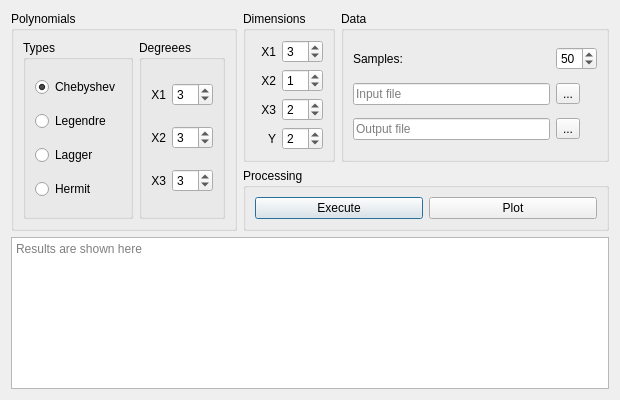
<?xml version="1.0" encoding="UTF-8"?>
<ui version="4.0">
 <class>Form</class>
 <widget class="QWidget" name="Form">
  <property name="geometry">
   <rect>
    <x>0</x>
    <y>0</y>
    <width>620</width>
    <height>400</height>
   </rect>
  </property>
  <property name="windowTitle">
   <string>Form1</string>
  </property>
  <layout class="QGridLayout" name="gridLayout_2">
   <item row="0" column="1">
    <widget class="QGroupBox" name="groupBox_2">
     <property name="sizePolicy">
      <sizepolicy hsizetype="Fixed" vsizetype="Preferred">
       <horstretch>0</horstretch>
       <verstretch>0</verstretch>
      </sizepolicy>
     </property>
     <property name="title">
      <string>Dimensions</string>
     </property>
     <layout class="QGridLayout" name="gridLayout_3">
      <item row="2" column="0">
       <widget class="QLabel" name="label_4">
        <property name="text">
         <string>X3</string>
        </property>
        <property name="alignment">
         <set>Qt::AlignRight|Qt::AlignTrailing|Qt::AlignVCenter</set>
        </property>
       </widget>
      </item>
      <item row="0" column="1">
       <widget class="QSpinBox" name="x1_dim">
        <property name="value">
         <number>3</number>
        </property>
       </widget>
      </item>
      <item row="0" column="0">
       <widget class="QLabel" name="label_2">
        <property name="text">
         <string>X1</string>
        </property>
        <property name="alignment">
         <set>Qt::AlignRight|Qt::AlignTrailing|Qt::AlignVCenter</set>
        </property>
       </widget>
      </item>
      <item row="3" column="1">
       <widget class="QSpinBox" name="y_dim">
        <property name="value">
         <number>2</number>
        </property>
       </widget>
      </item>
      <item row="1" column="0">
       <widget class="QLabel" name="label_3">
        <property name="text">
         <string>X2</string>
        </property>
        <property name="alignment">
         <set>Qt::AlignRight|Qt::AlignTrailing|Qt::AlignVCenter</set>
        </property>
       </widget>
      </item>
      <item row="3" column="0">
       <widget class="QLabel" name="label_5">
        <property name="text">
         <string>Y</string>
        </property>
        <property name="alignment">
         <set>Qt::AlignRight|Qt::AlignTrailing|Qt::AlignVCenter</set>
        </property>
       </widget>
      </item>
      <item row="1" column="1">
       <widget class="QSpinBox" name="x2_dim">
        <property name="value">
         <number>1</number>
        </property>
       </widget>
      </item>
      <item row="2" column="1">
       <widget class="QSpinBox" name="x3_dim">
        <property name="value">
         <number>2</number>
        </property>
       </widget>
      </item>
     </layout>
    </widget>
   </item>
   <item row="2" column="0" colspan="3">
    <widget class="QTextBrowser" name="results_field">
     <property name="readOnly">
      <bool>true</bool>
     </property>
     <property name="placeholderText">
      <string>Results are shown here</string>
     </property>
    </widget>
   </item>
   <item row="0" column="2">
    <widget class="QGroupBox" name="groupBox">
     <property name="title">
      <string>Data</string>
     </property>
     <layout class="QGridLayout" name="gridLayout_5">
      <item row="0" column="0">
       <widget class="QLabel" name="label">
        <property name="text">
         <string>Samples:</string>
        </property>
       </widget>
      </item>
      <item row="0" column="1">
       <widget class="QSpinBox" name="sample_spin">
        <property name="value">
         <number>50</number>
        </property>
       </widget>
      </item>
      <item row="1" column="0">
       <widget class="QLineEdit" name="line_input">
        <property name="placeholderText">
         <string>Input file</string>
        </property>
       </widget>
      </item>
      <item row="1" column="1">
       <widget class="QToolButton" name="select_input">
        <property name="text">
         <string>...</string>
        </property>
       </widget>
      </item>
      <item row="2" column="0">
       <widget class="QLineEdit" name="line_output">
        <property name="placeholderText">
         <string>Output file</string>
        </property>
       </widget>
      </item>
      <item row="2" column="1">
       <widget class="QToolButton" name="select_output">
        <property name="text">
         <string>...</string>
        </property>
       </widget>
      </item>
     </layout>
    </widget>
   </item>
   <item row="1" column="1" colspan="2">
    <widget class="QGroupBox" name="groupBox_6">
     <property name="title">
      <string>Processing</string>
     </property>
     <layout class="QHBoxLayout" name="horizontalLayout_2">
      <item>
       <widget class="QPushButton" name="exec_button">
        <property name="text">
         <string>Execute</string>
        </property>
        <property name="default">
         <bool>true</bool>
        </property>
        <property name="flat">
         <bool>false</bool>
        </property>
       </widget>
      </item>
      <item>
       <widget class="QPushButton" name="plot_button">
        <property name="text">
         <string>Plot</string>
        </property>
       </widget>
      </item>
     </layout>
    </widget>
   </item>
   <item row="0" column="0" rowspan="2">
    <widget class="QGroupBox" name="groupBox_5">
     <property name="title">
      <string>Polynomials</string>
     </property>
     <layout class="QHBoxLayout" name="horizontalLayout">
      <item>
       <widget class="QGroupBox" name="groupBox_3">
        <property name="title">
         <string>Types</string>
        </property>
        <layout class="QVBoxLayout" name="verticalLayout">
         <item>
          <widget class="QRadioButton" name="radio_cheb">
           <property name="text">
            <string>Chebyshev</string>
           </property>
           <property name="checked">
            <bool>true</bool>
           </property>
          </widget>
         </item>
         <item>
          <widget class="QRadioButton" name="radio_legend">
           <property name="text">
            <string>Legendre</string>
           </property>
          </widget>
         </item>
         <item>
          <widget class="QRadioButton" name="radio_lagg">
           <property name="text">
            <string>Lagger</string>
           </property>
          </widget>
         </item>
         <item>
          <widget class="QRadioButton" name="radio_herm">
           <property name="text">
            <string>Hermit</string>
           </property>
          </widget>
         </item>
        </layout>
       </widget>
      </item>
      <item>
       <widget class="QGroupBox" name="groupBox_4">
        <property name="title">
         <string>Degreees</string>
        </property>
        <layout class="QGridLayout" name="gridLayout_4">
         <item row="0" column="0">
          <widget class="QLabel" name="label_6">
           <property name="text">
            <string>X1</string>
           </property>
           <property name="alignment">
            <set>Qt::AlignRight|Qt::AlignTrailing|Qt::AlignVCenter</set>
           </property>
          </widget>
         </item>
         <item row="0" column="1">
          <widget class="QSpinBox" name="x1_deg">
           <property name="value">
            <number>3</number>
           </property>
          </widget>
         </item>
         <item row="1" column="0">
          <widget class="QLabel" name="label_8">
           <property name="text">
            <string>X2</string>
           </property>
           <property name="alignment">
            <set>Qt::AlignRight|Qt::AlignTrailing|Qt::AlignVCenter</set>
           </property>
          </widget>
         </item>
         <item row="2" column="1">
          <widget class="QSpinBox" name="x3_deg">
           <property name="value">
            <number>3</number>
           </property>
          </widget>
         </item>
         <item row="1" column="1">
          <widget class="QSpinBox" name="x2_deg">
           <property name="value">
            <number>3</number>
           </property>
          </widget>
         </item>
         <item row="2" column="0">
          <widget class="QLabel" name="label_7">
           <property name="text">
            <string>X3</string>
           </property>
           <property name="alignment">
            <set>Qt::AlignRight|Qt::AlignTrailing|Qt::AlignVCenter</set>
           </property>
          </widget>
         </item>
        </layout>
       </widget>
      </item>
     </layout>
    </widget>
   </item>
  </layout>
 </widget>
 <tabstops>
  <tabstop>radio_cheb</tabstop>
  <tabstop>radio_legend</tabstop>
  <tabstop>radio_lagg</tabstop>
  <tabstop>radio_herm</tabstop>
  <tabstop>x1_deg</tabstop>
  <tabstop>x2_deg</tabstop>
  <tabstop>x3_deg</tabstop>
  <tabstop>x1_dim</tabstop>
  <tabstop>x2_dim</tabstop>
  <tabstop>x3_dim</tabstop>
  <tabstop>y_dim</tabstop>
  <tabstop>sample_spin</tabstop>
  <tabstop>line_input</tabstop>
  <tabstop>select_input</tabstop>
  <tabstop>line_output</tabstop>
  <tabstop>select_output</tabstop>
  <tabstop>exec_button</tabstop>
  <tabstop>plot_button</tabstop>
  <tabstop>results_field</tabstop>
 </tabstops>
 <resources/>
 <connections>
  <connection>
   <sender>exec_button</sender>
   <signal>clicked()</signal>
   <receiver>Form</receiver>
   <slot>exec_clicked()</slot>
   <hints>
    <hint type="sourcelabel">
     <x>379</x>
     <y>219</y>
    </hint>
    <hint type="destinationlabel">
     <x>309</x>
     <y>199</y>
    </hint>
   </hints>
  </connection>
  <connection>
   <sender>plot_button</sender>
   <signal>clicked()</signal>
   <receiver>Form</receiver>
   <slot>plot_clicked()</slot>
   <hints>
    <hint type="sourcelabel">
     <x>526</x>
     <y>219</y>
    </hint>
    <hint type="destinationlabel">
     <x>309</x>
     <y>199</y>
    </hint>
   </hints>
  </connection>
  <connection>
   <sender>sample_spin</sender>
   <signal>valueChanged(int)</signal>
   <receiver>Form</receiver>
   <slot>samples_modified(int)</slot>
   <hints>
    <hint type="sourcelabel">
     <x>568</x>
     <y>53</y>
    </hint>
    <hint type="destinationlabel">
     <x>309</x>
     <y>199</y>
    </hint>
   </hints>
  </connection>
  <connection>
   <sender>select_input</sender>
   <signal>clicked()</signal>
   <receiver>Form</receiver>
   <slot>input_clicked()</slot>
   <hints>
    <hint type="sourcelabel">
     <x>557</x>
     <y>95</y>
    </hint>
    <hint type="destinationlabel">
     <x>309</x>
     <y>199</y>
    </hint>
   </hints>
  </connection>
  <connection>
   <sender>select_output</sender>
   <signal>clicked()</signal>
   <receiver>Form</receiver>
   <slot>output_clicked()</slot>
   <hints>
    <hint type="sourcelabel">
     <x>557</x>
     <y>136</y>
    </hint>
    <hint type="destinationlabel">
     <x>309</x>
     <y>199</y>
    </hint>
   </hints>
  </connection>
  <connection>
   <sender>x1_dim</sender>
   <signal>valueChanged(int)</signal>
   <receiver>Form</receiver>
   <slot>dimension_modified(int)</slot>
   <hints>
    <hint type="sourcelabel">
     <x>361</x>
     <y>44</y>
    </hint>
    <hint type="destinationlabel">
     <x>309</x>
     <y>199</y>
    </hint>
   </hints>
  </connection>
  <connection>
   <sender>x2_dim</sender>
   <signal>valueChanged(int)</signal>
   <receiver>Form</receiver>
   <slot>dimension_modified(int)</slot>
   <hints>
    <hint type="sourcelabel">
     <x>361</x>
     <y>78</y>
    </hint>
    <hint type="destinationlabel">
     <x>309</x>
     <y>199</y>
    </hint>
   </hints>
  </connection>
  <connection>
   <sender>x3_dim</sender>
   <signal>valueChanged(int)</signal>
   <receiver>Form</receiver>
   <slot>dimension_modified(int)</slot>
   <hints>
    <hint type="sourcelabel">
     <x>361</x>
     <y>112</y>
    </hint>
    <hint type="destinationlabel">
     <x>309</x>
     <y>199</y>
    </hint>
   </hints>
  </connection>
  <connection>
   <sender>x1_deg</sender>
   <signal>valueChanged(int)</signal>
   <receiver>Form</receiver>
   <slot>degree_modified(int)</slot>
   <hints>
    <hint type="sourcelabel">
     <x>227</x>
     <y>81</y>
    </hint>
    <hint type="destinationlabel">
     <x>309</x>
     <y>199</y>
    </hint>
   </hints>
  </connection>
  <connection>
   <sender>x2_deg</sender>
   <signal>valueChanged(int)</signal>
   <receiver>Form</receiver>
   <slot>degree_modified(int)</slot>
   <hints>
    <hint type="sourcelabel">
     <x>227</x>
     <y>131</y>
    </hint>
    <hint type="destinationlabel">
     <x>309</x>
     <y>199</y>
    </hint>
   </hints>
  </connection>
  <connection>
   <sender>x2_dim</sender>
   <signal>valueChanged(int)</signal>
   <receiver>Form</receiver>
   <slot>degree_modified(int)</slot>
   <hints>
    <hint type="sourcelabel">
     <x>361</x>
     <y>78</y>
    </hint>
    <hint type="destinationlabel">
     <x>309</x>
     <y>199</y>
    </hint>
   </hints>
  </connection>
  <connection>
   <sender>radio_cheb</sender>
   <signal>toggled(bool)</signal>
   <receiver>Form</receiver>
   <slot>type_modified(bool)</slot>
   <hints>
    <hint type="sourcelabel">
     <x>86</x>
     <y>78</y>
    </hint>
    <hint type="destinationlabel">
     <x>309</x>
     <y>199</y>
    </hint>
   </hints>
  </connection>
  <connection>
   <sender>radio_herm</sender>
   <signal>toggled(bool)</signal>
   <receiver>Form</receiver>
   <slot>type_modified(bool)</slot>
   <hints>
    <hint type="sourcelabel">
     <x>86</x>
     <y>186</y>
    </hint>
    <hint type="destinationlabel">
     <x>309</x>
     <y>199</y>
    </hint>
   </hints>
  </connection>
  <connection>
   <sender>radio_lagg</sender>
   <signal>toggled(bool)</signal>
   <receiver>Form</receiver>
   <slot>type_modified(bool)</slot>
   <hints>
    <hint type="sourcelabel">
     <x>86</x>
     <y>150</y>
    </hint>
    <hint type="destinationlabel">
     <x>309</x>
     <y>199</y>
    </hint>
   </hints>
  </connection>
  <connection>
   <sender>radio_legend</sender>
   <signal>toggled(bool)</signal>
   <receiver>Form</receiver>
   <slot>type_modified(bool)</slot>
   <hints>
    <hint type="sourcelabel">
     <x>86</x>
     <y>114</y>
    </hint>
    <hint type="destinationlabel">
     <x>309</x>
     <y>199</y>
    </hint>
   </hints>
  </connection>
  <connection>
   <sender>Form</sender>
   <signal>output_changed(QString)</signal>
   <receiver>line_output</receiver>
   <slot>setText(QString)</slot>
   <hints>
    <hint type="sourcelabel">
     <x>309</x>
     <y>199</y>
    </hint>
    <hint type="destinationlabel">
     <x>483</x>
     <y>136</y>
    </hint>
   </hints>
  </connection>
  <connection>
   <sender>Form</sender>
   <signal>input_changed(QString)</signal>
   <receiver>line_input</receiver>
   <slot>setText(QString)</slot>
   <hints>
    <hint type="sourcelabel">
     <x>309</x>
     <y>199</y>
    </hint>
    <hint type="destinationlabel">
     <x>483</x>
     <y>95</y>
    </hint>
   </hints>
  </connection>
  <connection>
   <sender>line_input</sender>
   <signal>textChanged(QString)</signal>
   <receiver>Form</receiver>
   <slot>input_modified(QString)</slot>
   <hints>
    <hint type="sourcelabel">
     <x>483</x>
     <y>95</y>
    </hint>
    <hint type="destinationlabel">
     <x>309</x>
     <y>199</y>
    </hint>
   </hints>
  </connection>
  <connection>
   <sender>line_output</sender>
   <signal>textChanged(QString)</signal>
   <receiver>Form</receiver>
   <slot>output_modified(QString)</slot>
   <hints>
    <hint type="sourcelabel">
     <x>483</x>
     <y>136</y>
    </hint>
    <hint type="destinationlabel">
     <x>309</x>
     <y>199</y>
    </hint>
   </hints>
  </connection>
 </connections>
 <slots>
  <signal>input_changed(QString)</signal>
  <signal>output_changed(QString)</signal>
  <signal>x1_dim_changed(int)</signal>
  <signal>x2_dim_changed(int)</signal>
  <signal>x3_dim_changed(int)</signal>
  <signal>x1_deg_changed(int)</signal>
  <signal>x2_deg_changed(int)</signal>
  <signal>x3_deg_changed(int)</signal>
  <signal>type_cheb()</signal>
  <signal>type_lege()</signal>
  <signal>type_lagg()</signal>
  <signal>type_herm()</signal>
  <slot>input_clicked()</slot>
  <slot>output_clicked()</slot>
  <slot>samples_modified(int)</slot>
  <slot>dimension_modified(int)</slot>
  <slot>degree_modified(int)</slot>
  <slot>type_modified(bool)</slot>
  <slot>plot_clicked()</slot>
  <slot>exec_clicked()</slot>
  <slot>input_modified(QString)</slot>
  <slot>output_modified(QString)</slot>
 </slots>
</ui>
